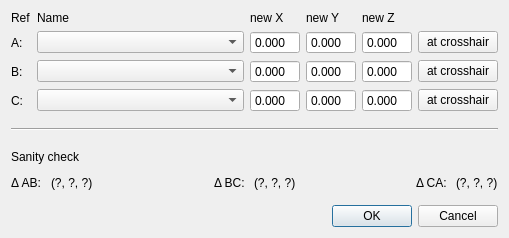
<?xml version="1.0" encoding="UTF-8"?>
<ui version="4.0">
 <class>reorient_roi_Dialog</class>
 <widget class="QDialog" name="reorient_roi_Dialog">
  <property name="geometry">
   <rect>
    <x>0</x>
    <y>0</y>
    <width>509</width>
    <height>238</height>
   </rect>
  </property>
  <property name="windowTitle">
   <string>Reorient ROI</string>
  </property>
  <property name="modal">
   <bool>false</bool>
  </property>
  <layout class="QVBoxLayout" name="verticalLayout">
   <item>
    <layout class="QGridLayout" name="gridLayout">
     <item row="0" column="0">
      <widget class="QLabel" name="label_2">
       <property name="text">
        <string>Ref</string>
       </property>
      </widget>
     </item>
     <item row="0" column="1">
      <widget class="QLabel" name="label">
       <property name="text">
        <string>Name</string>
       </property>
      </widget>
     </item>
     <item row="0" column="2">
      <widget class="QLabel" name="label_6">
       <property name="text">
        <string>new X</string>
       </property>
      </widget>
     </item>
     <item row="0" column="3">
      <widget class="QLabel" name="label_7">
       <property name="text">
        <string>new Y</string>
       </property>
      </widget>
     </item>
     <item row="0" column="4">
      <widget class="QLabel" name="label_8">
       <property name="text">
        <string>new Z</string>
       </property>
      </widget>
     </item>
     <item row="1" column="0">
      <widget class="QLabel" name="label_3">
       <property name="text">
        <string>A:</string>
       </property>
      </widget>
     </item>
     <item row="1" column="1">
      <widget class="QComboBox" name="ref_a_poi_ComboBox">
       <property name="sizePolicy">
        <sizepolicy hsizetype="Expanding" vsizetype="Fixed">
         <horstretch>0</horstretch>
         <verstretch>0</verstretch>
        </sizepolicy>
       </property>
       <property name="editable">
        <bool>false</bool>
       </property>
       <property name="insertPolicy">
        <enum>QComboBox::InsertAlphabetically</enum>
       </property>
      </widget>
     </item>
     <item row="1" column="2">
      <widget class="QDoubleSpinBox" name="ref_a_x_pos_DoubleSpinBox">
       <property name="enabled">
        <bool>true</bool>
       </property>
       <property name="maximumSize">
        <size>
         <width>50</width>
         <height>16777215</height>
        </size>
       </property>
       <property name="readOnly">
        <bool>false</bool>
       </property>
       <property name="buttonSymbols">
        <enum>QAbstractSpinBox::NoButtons</enum>
       </property>
       <property name="decimals">
        <number>3</number>
       </property>
       <property name="maximum">
        <double>200.000000000000000</double>
       </property>
      </widget>
     </item>
     <item row="1" column="3">
      <widget class="QDoubleSpinBox" name="ref_a_y_pos_DoubleSpinBox">
       <property name="enabled">
        <bool>true</bool>
       </property>
       <property name="maximumSize">
        <size>
         <width>50</width>
         <height>16777215</height>
        </size>
       </property>
       <property name="readOnly">
        <bool>false</bool>
       </property>
       <property name="buttonSymbols">
        <enum>QAbstractSpinBox::NoButtons</enum>
       </property>
       <property name="decimals">
        <number>3</number>
       </property>
       <property name="maximum">
        <double>200.000000000000000</double>
       </property>
      </widget>
     </item>
     <item row="1" column="4">
      <widget class="QDoubleSpinBox" name="ref_a_z_pos_DoubleSpinBox">
       <property name="enabled">
        <bool>true</bool>
       </property>
       <property name="maximumSize">
        <size>
         <width>50</width>
         <height>16777215</height>
        </size>
       </property>
       <property name="readOnly">
        <bool>false</bool>
       </property>
       <property name="buttonSymbols">
        <enum>QAbstractSpinBox::NoButtons</enum>
       </property>
       <property name="decimals">
        <number>3</number>
       </property>
       <property name="maximum">
        <double>200.000000000000000</double>
       </property>
      </widget>
     </item>
     <item row="1" column="5">
      <widget class="QPushButton" name="ref_a_at_crosshair_PushButton">
       <property name="text">
        <string>at crosshair</string>
       </property>
      </widget>
     </item>
     <item row="2" column="0">
      <widget class="QLabel" name="label_4">
       <property name="text">
        <string>B:</string>
       </property>
      </widget>
     </item>
     <item row="2" column="1">
      <widget class="QComboBox" name="ref_b_poi_ComboBox">
       <property name="sizePolicy">
        <sizepolicy hsizetype="Expanding" vsizetype="Fixed">
         <horstretch>0</horstretch>
         <verstretch>0</verstretch>
        </sizepolicy>
       </property>
       <property name="editable">
        <bool>false</bool>
       </property>
       <property name="insertPolicy">
        <enum>QComboBox::InsertAlphabetically</enum>
       </property>
      </widget>
     </item>
     <item row="2" column="2">
      <widget class="QDoubleSpinBox" name="ref_b_x_pos_DoubleSpinBox">
       <property name="enabled">
        <bool>true</bool>
       </property>
       <property name="maximumSize">
        <size>
         <width>50</width>
         <height>16777215</height>
        </size>
       </property>
       <property name="readOnly">
        <bool>false</bool>
       </property>
       <property name="buttonSymbols">
        <enum>QAbstractSpinBox::NoButtons</enum>
       </property>
       <property name="decimals">
        <number>3</number>
       </property>
       <property name="maximum">
        <double>200.000000000000000</double>
       </property>
      </widget>
     </item>
     <item row="2" column="3">
      <widget class="QDoubleSpinBox" name="ref_b_y_pos_DoubleSpinBox">
       <property name="enabled">
        <bool>true</bool>
       </property>
       <property name="maximumSize">
        <size>
         <width>50</width>
         <height>16777215</height>
        </size>
       </property>
       <property name="readOnly">
        <bool>false</bool>
       </property>
       <property name="buttonSymbols">
        <enum>QAbstractSpinBox::NoButtons</enum>
       </property>
       <property name="decimals">
        <number>3</number>
       </property>
       <property name="maximum">
        <double>200.000000000000000</double>
       </property>
      </widget>
     </item>
     <item row="2" column="4">
      <widget class="QDoubleSpinBox" name="ref_b_z_pos_DoubleSpinBox">
       <property name="enabled">
        <bool>true</bool>
       </property>
       <property name="maximumSize">
        <size>
         <width>50</width>
         <height>16777215</height>
        </size>
       </property>
       <property name="readOnly">
        <bool>false</bool>
       </property>
       <property name="buttonSymbols">
        <enum>QAbstractSpinBox::NoButtons</enum>
       </property>
       <property name="decimals">
        <number>3</number>
       </property>
       <property name="maximum">
        <double>200.000000000000000</double>
       </property>
      </widget>
     </item>
     <item row="2" column="5">
      <widget class="QPushButton" name="ref_b_at_crosshair_PushButton">
       <property name="text">
        <string>at crosshair</string>
       </property>
      </widget>
     </item>
     <item row="3" column="0">
      <widget class="QLabel" name="label_5">
       <property name="text">
        <string>C:</string>
       </property>
      </widget>
     </item>
     <item row="3" column="1">
      <widget class="QComboBox" name="ref_c_poi_ComboBox">
       <property name="sizePolicy">
        <sizepolicy hsizetype="Expanding" vsizetype="Fixed">
         <horstretch>0</horstretch>
         <verstretch>0</verstretch>
        </sizepolicy>
       </property>
       <property name="editable">
        <bool>false</bool>
       </property>
       <property name="insertPolicy">
        <enum>QComboBox::InsertAlphabetically</enum>
       </property>
      </widget>
     </item>
     <item row="3" column="2">
      <widget class="QDoubleSpinBox" name="ref_c_x_pos_DoubleSpinBox">
       <property name="enabled">
        <bool>true</bool>
       </property>
       <property name="maximumSize">
        <size>
         <width>50</width>
         <height>16777215</height>
        </size>
       </property>
       <property name="readOnly">
        <bool>false</bool>
       </property>
       <property name="buttonSymbols">
        <enum>QAbstractSpinBox::NoButtons</enum>
       </property>
       <property name="decimals">
        <number>3</number>
       </property>
       <property name="maximum">
        <double>200.000000000000000</double>
       </property>
      </widget>
     </item>
     <item row="3" column="3">
      <widget class="QDoubleSpinBox" name="ref_c_y_pos_DoubleSpinBox">
       <property name="enabled">
        <bool>true</bool>
       </property>
       <property name="maximumSize">
        <size>
         <width>50</width>
         <height>16777215</height>
        </size>
       </property>
       <property name="readOnly">
        <bool>false</bool>
       </property>
       <property name="buttonSymbols">
        <enum>QAbstractSpinBox::NoButtons</enum>
       </property>
       <property name="decimals">
        <number>3</number>
       </property>
       <property name="maximum">
        <double>200.000000000000000</double>
       </property>
      </widget>
     </item>
     <item row="3" column="4">
      <widget class="QDoubleSpinBox" name="ref_c_z_pos_DoubleSpinBox">
       <property name="enabled">
        <bool>true</bool>
       </property>
       <property name="maximumSize">
        <size>
         <width>50</width>
         <height>16777215</height>
        </size>
       </property>
       <property name="readOnly">
        <bool>false</bool>
       </property>
       <property name="buttonSymbols">
        <enum>QAbstractSpinBox::NoButtons</enum>
       </property>
       <property name="decimals">
        <number>3</number>
       </property>
       <property name="maximum">
        <double>200.000000000000000</double>
       </property>
      </widget>
     </item>
     <item row="3" column="5">
      <widget class="QPushButton" name="ref_c_at_crosshair_PushButton">
       <property name="text">
        <string>at crosshair</string>
       </property>
      </widget>
     </item>
    </layout>
   </item>
   <item>
    <spacer name="verticalSpacer_3">
     <property name="orientation">
      <enum>Qt::Vertical</enum>
     </property>
     <property name="sizeType">
      <enum>QSizePolicy::Fixed</enum>
     </property>
     <property name="sizeHint" stdset="0">
      <size>
       <width>20</width>
       <height>10</height>
      </size>
     </property>
    </spacer>
   </item>
   <item>
    <widget class="Line" name="line">
     <property name="orientation">
      <enum>Qt::Horizontal</enum>
     </property>
    </widget>
   </item>
   <item>
    <spacer name="verticalSpacer_2">
     <property name="orientation">
      <enum>Qt::Vertical</enum>
     </property>
     <property name="sizeType">
      <enum>QSizePolicy::Fixed</enum>
     </property>
     <property name="sizeHint" stdset="0">
      <size>
       <width>20</width>
       <height>10</height>
      </size>
     </property>
    </spacer>
   </item>
   <item>
    <layout class="QHBoxLayout" name="horizontalLayout_2">
     <item>
      <widget class="QLabel" name="label_9">
       <property name="text">
        <string>Sanity check</string>
       </property>
      </widget>
     </item>
     <item>
      <spacer name="horizontalSpacer_3">
       <property name="orientation">
        <enum>Qt::Horizontal</enum>
       </property>
       <property name="sizeHint" stdset="0">
        <size>
         <width>40</width>
         <height>20</height>
        </size>
       </property>
      </spacer>
     </item>
    </layout>
   </item>
   <item>
    <layout class="QHBoxLayout" name="horizontalLayout">
     <item>
      <widget class="QLabel" name="label_10">
       <property name="text">
        <string>Δ AB: </string>
       </property>
      </widget>
     </item>
     <item>
      <widget class="QLabel" name="length_difference_ab_Label">
       <property name="toolTip">
        <string>This text is selectable.  Copy and paste into labnotes.</string>
       </property>
       <property name="text">
        <string>(?, ?, ?)</string>
       </property>
       <property name="textInteractionFlags">
        <set>Qt::LinksAccessibleByMouse|Qt::TextSelectableByKeyboard|Qt::TextSelectableByMouse</set>
       </property>
      </widget>
     </item>
     <item>
      <spacer name="horizontalSpacer">
       <property name="orientation">
        <enum>Qt::Horizontal</enum>
       </property>
       <property name="sizeHint" stdset="0">
        <size>
         <width>40</width>
         <height>20</height>
        </size>
       </property>
      </spacer>
     </item>
     <item>
      <widget class="QLabel" name="label_11">
       <property name="text">
        <string>Δ BC: </string>
       </property>
      </widget>
     </item>
     <item>
      <widget class="QLabel" name="length_difference_bc_Label">
       <property name="toolTip">
        <string>This text is selectable.  Copy and paste into labnotes.</string>
       </property>
       <property name="text">
        <string>(?, ?, ?)</string>
       </property>
       <property name="textInteractionFlags">
        <set>Qt::LinksAccessibleByMouse|Qt::TextSelectableByKeyboard|Qt::TextSelectableByMouse</set>
       </property>
      </widget>
     </item>
     <item>
      <spacer name="horizontalSpacer_2">
       <property name="orientation">
        <enum>Qt::Horizontal</enum>
       </property>
       <property name="sizeHint" stdset="0">
        <size>
         <width>40</width>
         <height>20</height>
        </size>
       </property>
      </spacer>
     </item>
     <item>
      <widget class="QLabel" name="label_12">
       <property name="text">
        <string>Δ CA: </string>
       </property>
      </widget>
     </item>
     <item>
      <widget class="QLabel" name="length_difference_ca_Label">
       <property name="toolTip">
        <string>This text is selectable.  Copy and paste into labnotes.</string>
       </property>
       <property name="text">
        <string>(?, ?, ?)</string>
       </property>
       <property name="textInteractionFlags">
        <set>Qt::LinksAccessibleByMouse|Qt::TextSelectableByKeyboard|Qt::TextSelectableByMouse</set>
       </property>
      </widget>
     </item>
    </layout>
   </item>
   <item>
    <spacer name="verticalSpacer">
     <property name="orientation">
      <enum>Qt::Vertical</enum>
     </property>
     <property name="sizeHint" stdset="0">
      <size>
       <width>20</width>
       <height>10</height>
      </size>
     </property>
    </spacer>
   </item>
   <item>
    <widget class="QDialogButtonBox" name="buttonBox">
     <property name="orientation">
      <enum>Qt::Horizontal</enum>
     </property>
     <property name="standardButtons">
      <set>QDialogButtonBox::Cancel|QDialogButtonBox::Ok</set>
     </property>
    </widget>
   </item>
  </layout>
 </widget>
 <resources/>
 <connections>
  <connection>
   <sender>buttonBox</sender>
   <signal>accepted()</signal>
   <receiver>reorient_roi_Dialog</receiver>
   <slot>accept()</slot>
   <hints>
    <hint type="sourcelabel">
     <x>248</x>
     <y>254</y>
    </hint>
    <hint type="destinationlabel">
     <x>157</x>
     <y>274</y>
    </hint>
   </hints>
  </connection>
  <connection>
   <sender>buttonBox</sender>
   <signal>rejected()</signal>
   <receiver>reorient_roi_Dialog</receiver>
   <slot>reject()</slot>
   <hints>
    <hint type="sourcelabel">
     <x>316</x>
     <y>260</y>
    </hint>
    <hint type="destinationlabel">
     <x>286</x>
     <y>274</y>
    </hint>
   </hints>
  </connection>
 </connections>
</ui>
